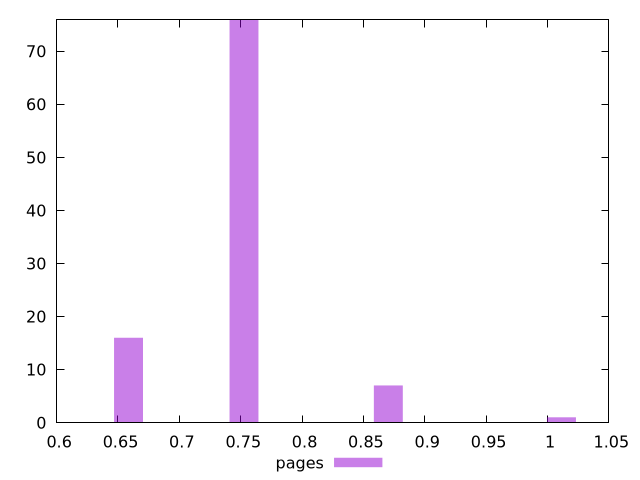

Source code (gnuplot):
$_pages <<EOF
1.0114089006625109 1
0.8702820773142537 7
0.6585918422918676 16
0.7526763911907058 76
EOF
set key outside below
set terminal pngcairo
set output "report_00006_2020-11-02T20-21-41.718Z/unminified-css/pages//hist.png"
set yrange [0:76]
set boxwidth 0.023521137224709558
set style fill transparent solid 0.5 noborder
plot $_pages title "pages" with boxes ,
